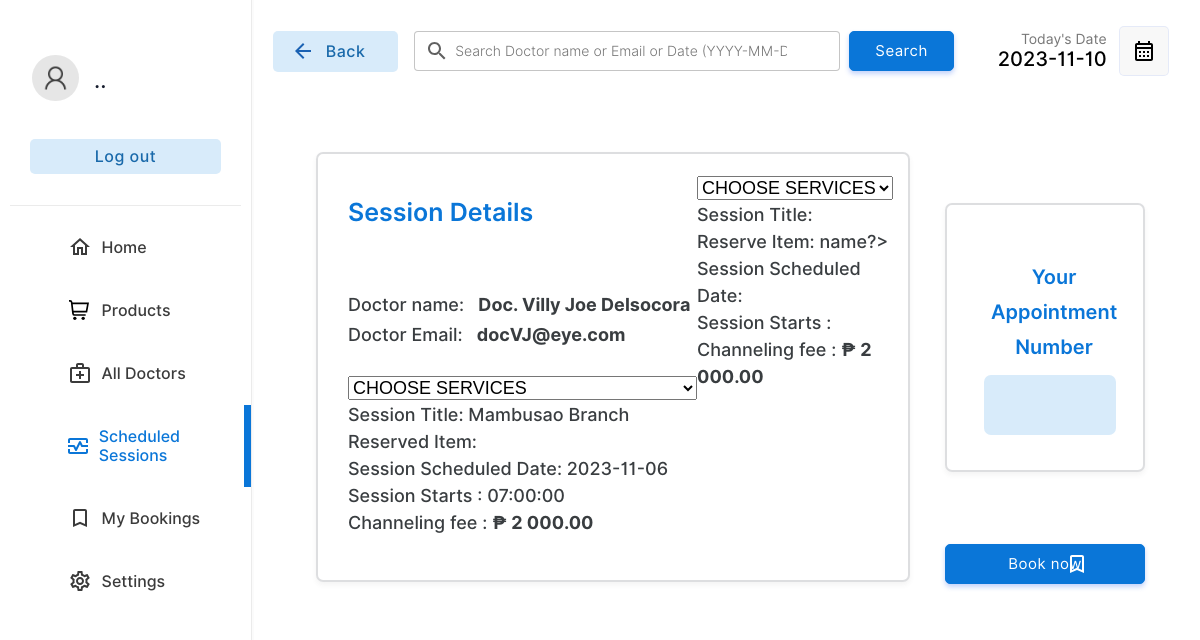
The page /patient/booking.php?id=9 (signed in) on the database its author committed.
### tables this page shows
CREATE TABLE `schedule` (
  `scheduleid` int(11) NOT NULL,
  `docid` varchar(255) DEFAULT NULL,
  `title` varchar(255) DEFAULT NULL,
  `scheduledate` date DEFAULT NULL,
  `scheduletime` time DEFAULT NULL,
  `nop` int(4) DEFAULT NULL
);

CREATE TABLE `doctor` (
  `docid` int(11) NOT NULL,
  `docemail` varchar(255) DEFAULT NULL,
  `docname` varchar(255) DEFAULT NULL,
  `docpassword` varchar(255) DEFAULT NULL,
  `docnic` varchar(15) DEFAULT NULL,
  `doctel` varchar(15) DEFAULT NULL,
  `specialties` int(2) DEFAULT NULL
);

### patient/booking.php (the view, shortened to what this page needs)
<?php
include("../connection.php");
$today = date('Y-m-d');
?>
<!DOCTYPE html>
<html lang="en">
<head>
    <link rel="stylesheet" href="../css/animations.css">
    <link rel="stylesheet" href="../css/main.css">
    <link rel="stylesheet" href="../css/admin.css">
</head>
<body>
    <div class="container">
        <div class="menu">
            <table class="menu-container" border="0">
                <tr>
                    <td style="padding:10px" colspan="2">
                        <table border="0" class="profile-container">
                            <tr>
                                <td width="30%" style="padding-left:20px" >
                                    <img src="../img/user.png" alt="" width="100%" style="border-radius:50%">
                                </td>
                                <td style="padding:0px;margin:0px;">
                                    <p class="profile-title"><?php echo $_SESSION['pname'];  ?>..</p>
                                </td>
                            </tr>
                            <tr>
                                <td colspan="2">
                                    <a href="../logout.php" ><input type="button" value="Log out" class="logout-btn btn-primary-soft btn"></a>
                                </td>
                            </tr>
                        </table>
                    </td>
                </tr>
                <tr class="menu-row" >
                    <td class="menu-btn menu-icon-home " >
                        <a href="index.php" class="non-style-link-menu "><div><p class="menu-text">Home</p></a></div></a>
                <tr class="menu-row">
                    <td class="menu-btn" style="background-image: url('../img/icons/products.svg')">
                        <a href="products.php" class="non-style-link-menu"><div><p class="menu-text">Products</p></a></div>
                <tr class="menu-row">
                    <td class="menu-btn menu-icon-doctor">
                        <a href="doctors.php" class="non-style-link-menu"><div><p class="menu-text">All Doctors</p></a></div>
                    </td>
                </tr>
                <tr class="menu-row" >
                    <td class="menu-btn menu-icon-session menu-active menu-icon-session-active">
                        <a href="schedule.php" class="non-style-link-menu non-style-link-menu-active"><div><p class="menu-text">Scheduled Sessions</p></div></a>
                    </td>
                </tr>
                <tr class="menu-row" >
                    <td class="menu-btn menu-icon-appoinment">
                        <a href="appointment.php" class="non-style-link-menu"><div><p class="menu-text">My Bookings</p></a></div>
                    </td>
                </tr>
                <tr class="menu-row" >
                    <td class="menu-btn menu-icon-settings">
                        <a href="settings.php" class="non-style-link-menu"><div><p class="menu-text">Settings</p></a></div>
                    </td>
                </tr>
        <div class="dash-body">
            <table border="0" width="100%" style=" border-spacing: 0;margin:0;padding:0;margin-top:25px; ">
                <tr >
                    <td width="13%" >
                        <a href="schedule.php" ><button  class="login-btn btn-primary-soft btn btn-icon-back"  style="padding-top:11px;padding-bottom:11px;margin-left:20px;width:125px"><font class="tn-in-text">Back</font></button></a>
                    </td>
                    <td >
                            <form action="schedule.php" method="post" class="header-search">
                                        <input type="search" name="search" class="input-text header-searchbar" placeholder="Search Doctor name or Email or Date (YYYY-MM-DD)" list="doctors" >&nbsp;&nbsp;
                        <input type="Submit" value="Search" class="login-btn btn-primary btn" style="padding-left: 25px;padding-right: 25px;padding-top: 10px;padding-bottom: 10px;">
                        </form>
                    </td>
                    <td width="15%">
                        <p style="font-size: 14px;color: rgb(119, 119, 119);padding: 0;margin: 0;text-align: right;">
                            Today's Date
                        </p>
                        <p class="heading-sub12" style="padding: 0;margin: 0;">
                            <?php echo $today; ?>
                        </p>
                    </td>
                    <td width="10%">
                        <button  class="btn-label"  style="display: flex;justify-content: center;align-items: center;"><img src="../img/calendar.svg" width="100%"></button>
                    </td>
                </tr>
                <tr>
                    <td colspan="4" style="padding-top:10px;width: 100%;" >
                    </td>
                </tr>
                <tr>
                   <td colspan="4">
                       <center>
                        <div class="abc scroll">
                        <table width="100%" class="sub-table scrolldown" border="0" style="padding: 50px;border:none">
                        <tbody>
                            <?php
                            if(($_GET)){
                                if(isset($_GET["id"])){
                                    $id=$_GET["id"];
                                    $sqlmain= "select * from schedule inner join doctor on schedule.docid=doctor.docid where schedule.scheduleid=$id  order by schedule.scheduledate desc";
                                    $result=$database->query($sqlmain);
                                    $row=$result->fetch_assoc();
                                    $scheduleid=$row["scheduleid"];
                                    $title=$row["title"];
                                    $docname=$row["docname"];
                                    $docemail=$row["docemail"];
                                    $scheduledate=$row["scheduledate"];
                                    $scheduletime=$row["scheduletime"];
                                    $sql2="select * from appointment where scheduleid=$id";
                                     $result12= $database->query($sql2);
                                     $apponum=($result12->num_rows)+1;
                                    echo '
                                        <form action="booking-complete.php" method="post">
                                            <input type="hidden" name="scheduleid" value="'.$scheduleid.'" >
                                            <input type="hidden" name="apponum" value="'.$apponum.'" >
                                            <input type="hidden" name="date" value="'.$today.'" >
                                    ';
                                    echo '
                                    <td style="width: 50%;" rowspan="2">
                                            <div  class="dashboard-items search-items"  >
                                                <div style="width:100%">
                                                        <div class="h1-search" style="font-size:25px;">
                                                            Session Details
                                                        </div><br><br>
                                                        <div class="h3-search" style="font-size:18px;line-height:30px">
                                                            Doctor name:  &nbsp;&nbsp;<b>'.$docname.'</b><br>
                                                            Doctor Email:  &nbsp;&nbsp;<b>'.$docemail.'</b>
                                                        </div>
                                                        <div class="h3-search" style="font-size:18px;">
                                                        </div><br>
                                                        <div class="h3-search" style="font-size:18px;">
                                                            <select name="book-services" id="book-services" style="font-size:18px;">
                                                                <option value="" disabled selected hidden>CHOOSE SERVICES</option>
                                                            </select>
                                                            <br>
                                                            Session Title: '.$title.'<br>
                                                            Reserved Item: '. $_GET["item-name"] .' <br>
                                                            Session Scheduled Date: '.$scheduledate.'<br>
                                                            Session Starts : '.$scheduletime.'<br>
                                                            Channeling fee : <b>₱ 2 000.00</b>
                                                        </div>
                                                        <br>
                                                </div>
                                                <div class="h3-search" style="font-size:18px;">
                                                </div><br>
                                                <div class="h3-search" style="font-size:18px;">
                                                    <select name="book-services" id="" style="font-size:18px;">
                                                        <option value="" disabled selected hidden>CHOOSE SERVICES</option>
                                                    </select><br>
                                                    Session Title: <?php echo $title; ?><br>
                                                    Reserve Item: <?=$reservedItem->name?> <br>
                                                    Session Scheduled Date: <?php echo $scheduledate; ?><br>
                                                    Session Starts : <?php echo $scheduletime; ?><br>
                                                    Channeling fee : <b>₱ 2 000.00</b>
                                                </div>
                                                <br>
                                            </div>
                                        </td>
                                        <input type="hidden" name="product-id" value="' . $_GET["item-id"]. '">
                                        <td style="width: 25%;">
                                            <div  class="dashboard-items search-items"  >
                                                <div style="width:100%;padding-top: 15px;padding-bottom: 15px;">
                                                        <div class="h1-search" style="font-size:20px;line-height: 35px;margin-left:8px;text-align:center;">
                                                            Your Appointment Number
                                                        </div>
                                                        <center>
                                                            <div class=" dashboard-icons" style="margin-left: 0px;width:90%;font-size:70px;font-weight:800;text-align:center;color:var(--btnnictext);background-color: var(--btnice)"><?php echo $apponum; ?></div>
                                                        </center>
                                                        </div><br>
                                                        <br>
                                                        <br>
                                                </div>
                                            </div>
                                        </td>
                                        </tr>
                                        <tr>
                                            <td>
                                                <input type="Submit" class="login-btn btn-primary btn btn-book" style="margin-left:10px;padding-left: 25px;padding-right: 25px;padding-top: 10px;padding-bottom: 10px;width:95%;text-align: center;" value="Book now" name="booknow"></button>
                                            </td>
                                        </tr>
                                        ';
                                }
                            }
                            ?>
                        </table>
                        </div>
</body>
</html>

### rows shown on the page
schedule: docid.docname "Doc. Villy Joe Delsocora", docid.docemail "docVJ@eye.com", title "Mambusao Branch", scheduledate "2023-11-06", scheduletime "07:00:00"
